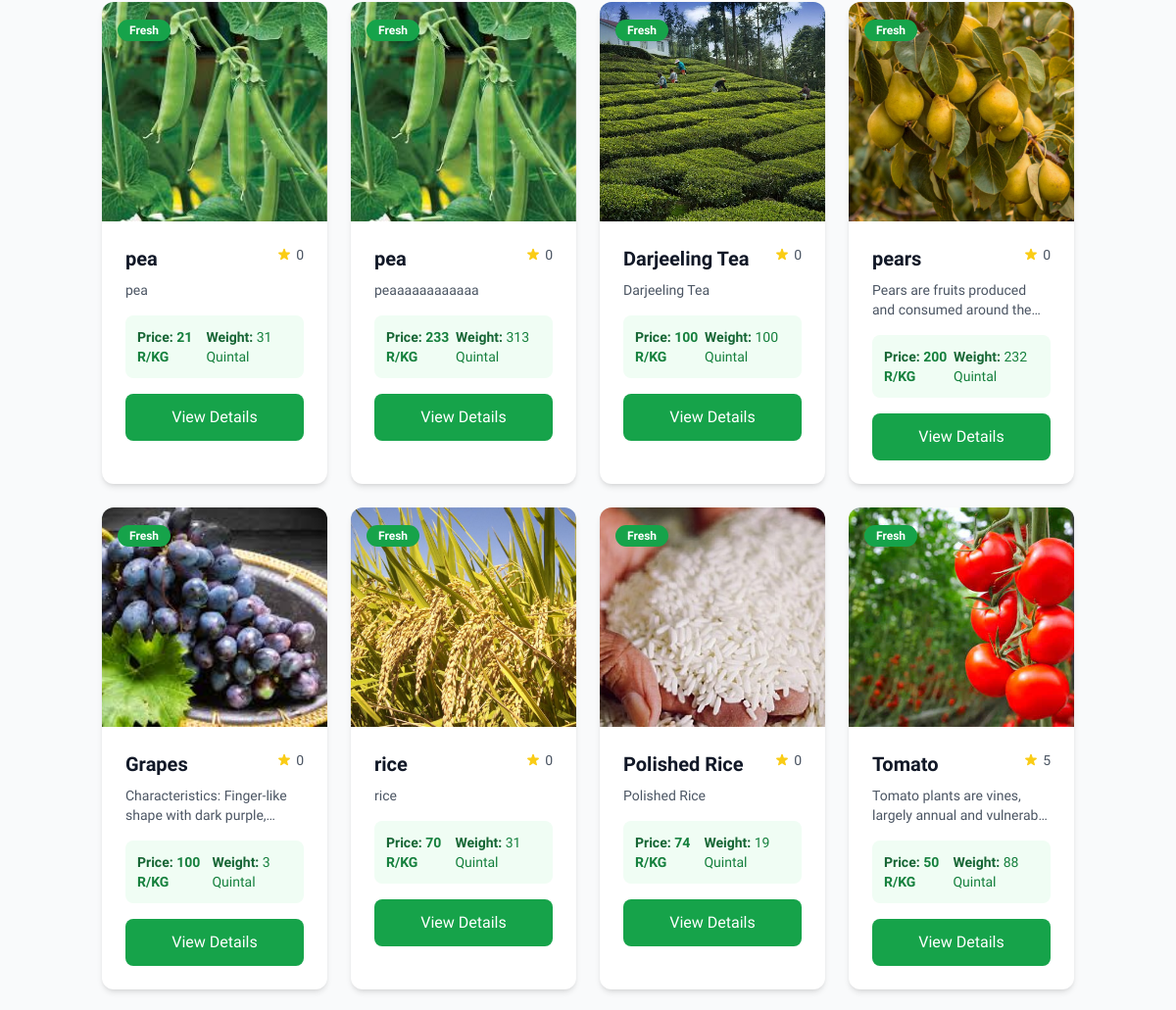
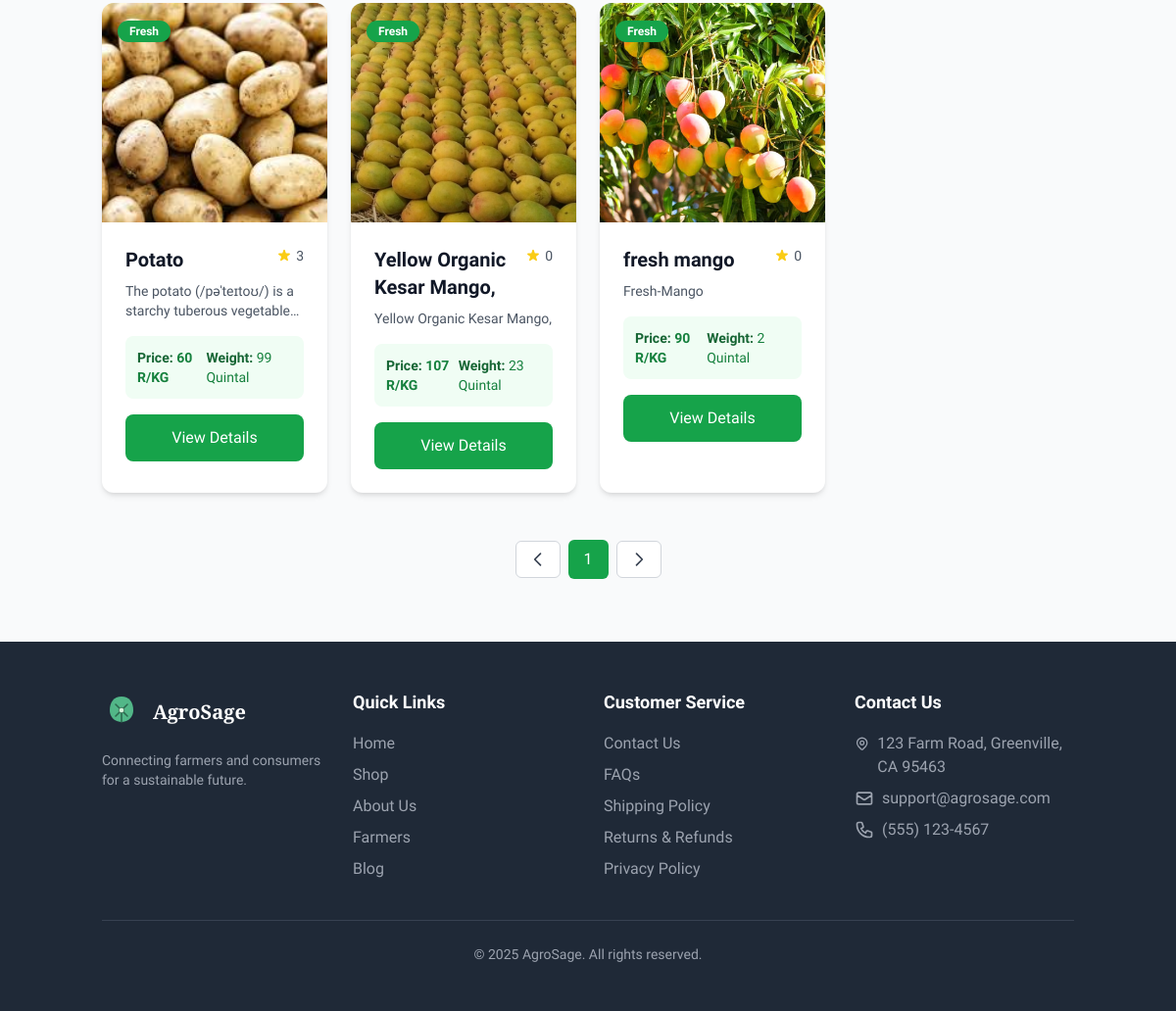
The page /market/ (signed in, lower part) on the database as committed earlier (2 pictures, top to bottom).
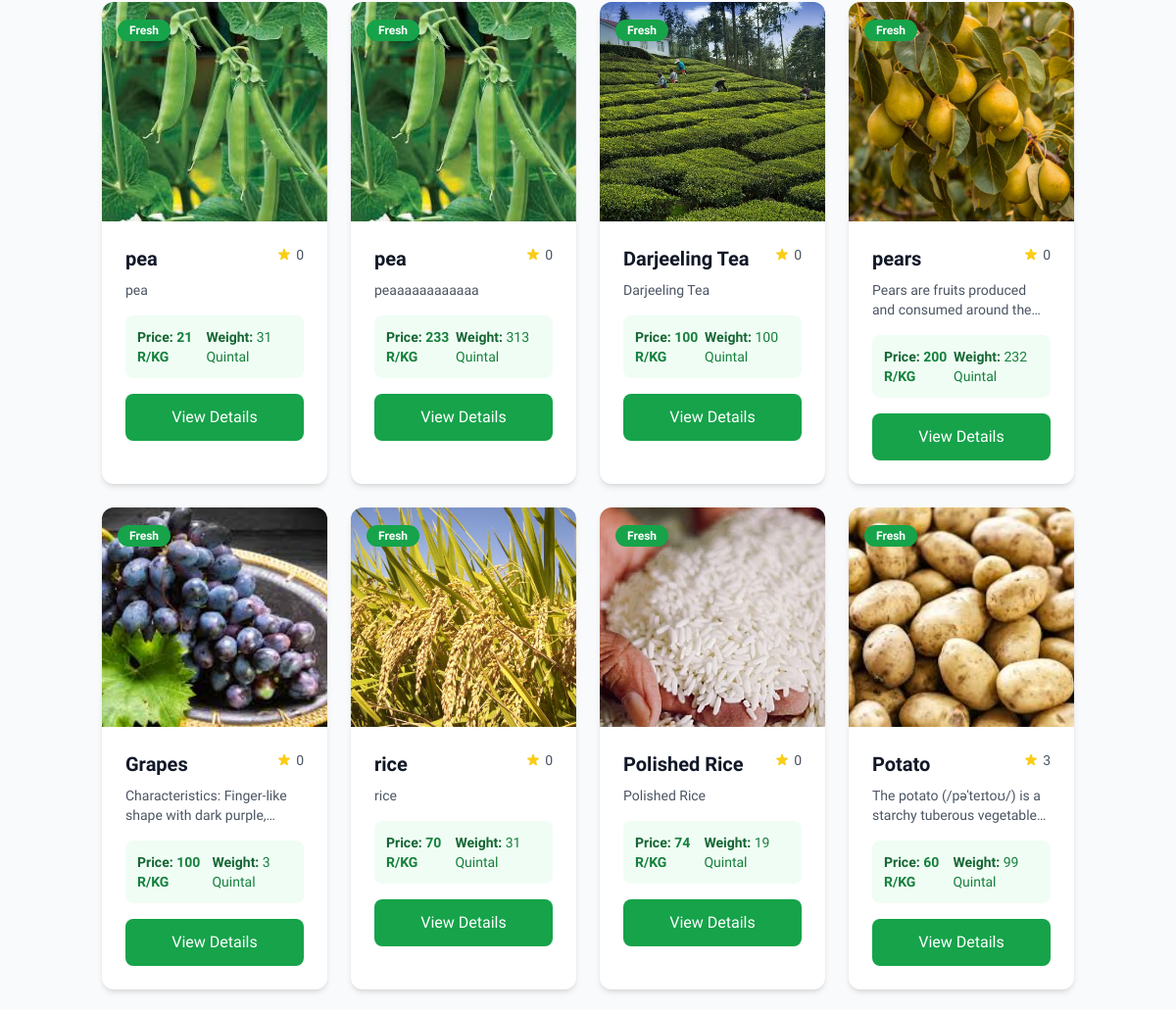
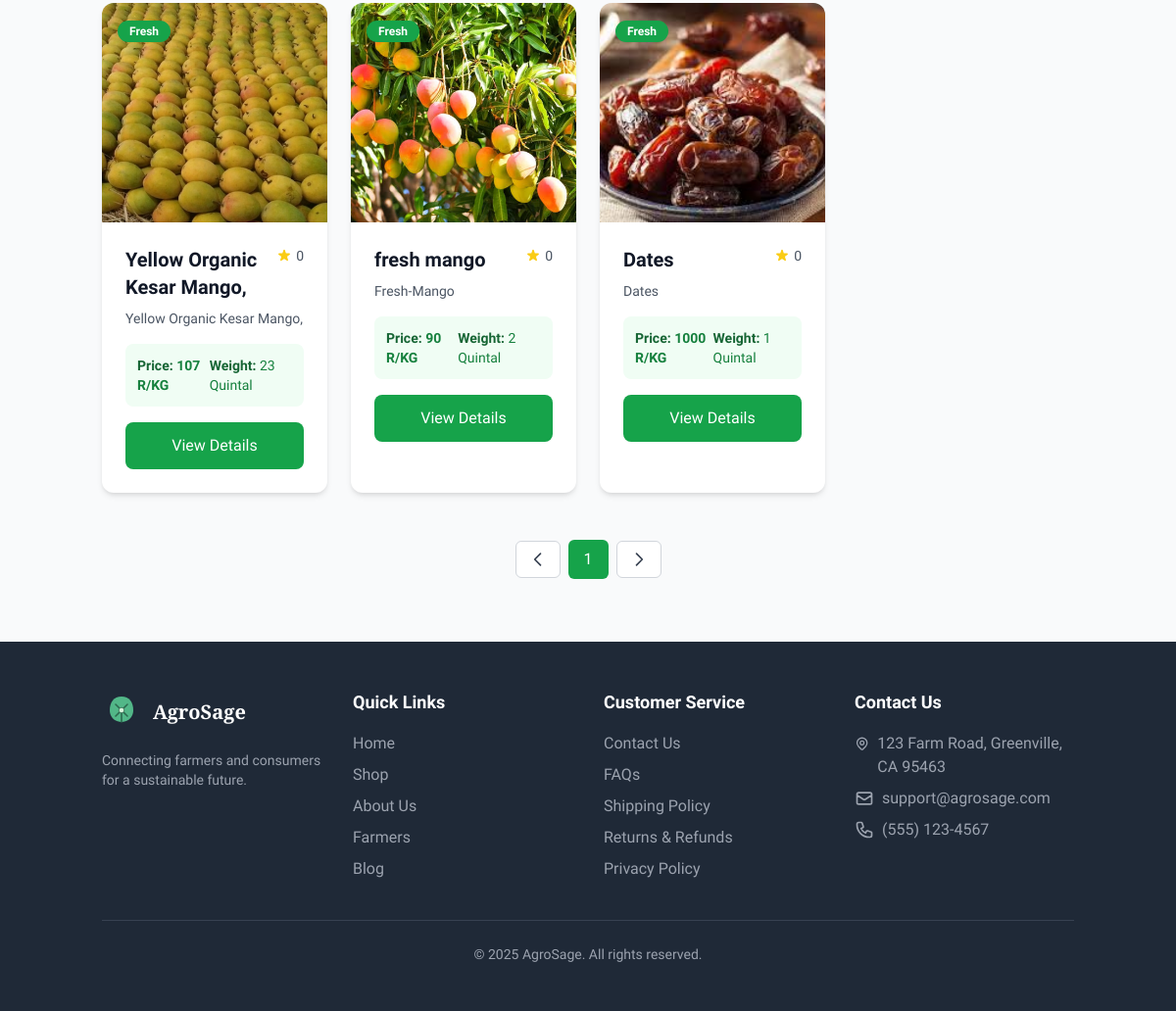
The same page on the database as committed later (2 pictures, top to bottom).
### home/models.py (models this page shows, shortened)
class MarketItems(models.Model):
    farmer = models.ForeignKey(User,on_delete=models.CASCADE)
    items_name = models.CharField(max_length=1000)
    items_description = models.TextField(max_length=1000)
    category = models.ForeignKey(Category,on_delete=models.CASCADE)   # e.g. “Fertilizer”, “Tool”
    item_price = models.IntegerField()
    item_image = models.ImageField(upload_to='market_items/')
    items_weight = models.IntegerField()
    min_weight = models.IntegerField(default=0)
    item_rating = models.IntegerField(default=0)
    location = models.CharField(max_length=300,default="Neelbad, Bhopal, Mp-42603")
    item_list_date = models.DateTimeField(auto_now_add=True)

### home/views.py (the view)
# urls.py: path("market/",views.market,name="market"),
@login_required
def market(request):
    user = request.user
    cart_items = Cart.objects.filter(user=request.user)
    total_count = cart_items.count()
    if user.is_authenticated:
        items = MarketItems.objects.all()
        context = {
            "market_items": items,
            "total_count" : total_count
        }
        return render(request, "marketplace/market.html", context)
    else:
        return redirect("login")  # replace "login" with your login URL name

### templates/marketplace/market.html (shortened to what this page needs)
{% load static %}
<!DOCTYPE html>
<html lang="en">
<head>
    <script src="https://cdn.tailwindcss.com"></script>
</head>
<body>
        <section class="py-16 bg-gray-50 " id="product">
            <div class="container mx-auto px-4">
                <div class="grid grid-cols-1 sm:grid-cols-2 md:grid-cols-3 lg:grid-cols-4 gap-6">
                    {% for item in market_items %}
                    <div class="product-card bg-white rounded-xl overflow-hidden shadow-md hover:shadow-xl transition-all duration-300 transform hover:-translate-y-1 group" data-product-id="{{item.id}}">
                        <div class="relative">
                            <div class="absolute top-4 left-4 z-10">
                                <span class="bg-green-600 text-white text-xs font-bold px-3 py-1 rounded-full">Fresh</span>
                            </div>
                            <div class="h-56 bg-gradient-to-br from-green-50 to-green-100 flex items-center justify-center overflow-hidden group-hover:scale-105 transition-transform duration-300">
                                {% if item.item_image %}
                                    <img src="{{ item.item_image.url }}" alt="{{ item.items_name }}" class="h-full w-full object-cover">
                                {% endif %}
                            </div>
                        </div>
                        <div class="p-6">
                            <div class="flex justify-between items-start mb-2">
                                <h3 class="text-xl font-semibold text-gray-900">{{ item.items_name }}</h3>
                                <div class="flex items-center">
                                    <span class="text-sm text-gray-600 ml-1">{{ item.item_rating }}</span>
                                </div>
                            </div>
                            <p class="text-gray-600 text-sm mb-4 line-clamp-2">{{ item.items_description }}</p>
                            <div class="flex justify-between items-center text-sm text-gray-800 mb-4 bg-green-50 p-3 rounded-lg">
                                <div>
                                    <span class="font-semibold text-green-800">Price:</span>
                                    <span class="text-green-700 font-bold">{{ item.item_price }} R/KG</span>
                                </div>
                                <div>
                                    <span class="font-semibold text-green-800">Weight:</span>
                                    <span class="text-green-700">{{ item.items_weight }} Quintal</span>
                                </div>
                            </div>
                            <div class="flex items-center gap-2" data-product-id="{{item.id}}">
                                <button class="view-product flex-1 bg-green-600 hover:bg-green-700 text-white font-medium py-3 px-4 rounded-lg transition flex items-center justify-center"
                                    onclick="window.location.href='{% url 'product_card' item.id %}'"
                                >
                                    View Details
                                </button>
                            </div>
                        </div>
                    </div>
                    {% endfor %}
                </div>
                <div class="mt-12 flex justify-center">
                    <nav class="flex items-center space-x-2">
                        <a href="#product" class="px-3 py-2 rounded-md bg-white border border-gray-300 text-gray-700 hover:bg-gray-50">
                            <svg class="w-5 h-5" fill="none" stroke="currentColor" viewBox="0 0 24 24">
                                <path stroke-linecap="round" stroke-linejoin="round" stroke-width="2" d="M15 19l-7-7 7-7"></path>
                            </svg>
                        </a>
                        <a href="#product" class="px-4 py-2 rounded-md bg-green-600 text-white font-medium">1</a>
                        <a href="#product" class="px-3 py-2 rounded-md bg-white border border-gray-300 text-gray-700 hover:bg-gray-50">
                            <svg class="w-5 h-5" fill="none" stroke="currentColor" viewBox="0 0 24 24">
                                <path stroke-linecap="round" stroke-linejoin="round" stroke-width="2" d="M9 5l7 7-7 7"></path>
                            </svg>
                        </a>
                    </nav>
                </div>
            </div>
        </section>
    <footer class="bg-gray-800 text-white py-12">
        <div class="container mx-auto px-4">
            <div class="grid grid-cols-1 md:grid-cols-4 gap-8">
                <div>
                    <div class="flex items-center mb-4">
                        <div class="mr-3">
                        <button onclick="window.location.href='{% url 'index' %}'">
                        </button>
                        </div>
                        <h3 class="text-xl font-bold heading">AgroSage</h3>
                    </div>
                    <p class="text-gray-400 text-sm mb-4">Connecting farmers and consumers for a sustainable future.</p>
                </div>
                <div>
                    <h4 class="text-lg font-semibold mb-4">Quick Links</h4>
                    <ul class="space-y-2">
                        <li><a href="#" class="text-gray-400 hover:text-white">Home</a></li>
                        <li><a href="#" class="text-gray-400 hover:text-white">Shop</a></li>
                        <li><a href="#" class="text-gray-400 hover:text-white">About Us</a></li>
                        <li><a href="#" class="text-gray-400 hover:text-white">Farmers</a></li>
                        <li><a href="#" class="text-gray-400 hover:text-white">Blog</a></li>
                    </ul>
                </div>
                <div>
                    <h4 class="text-lg font-semibold mb-4">Customer Service</h4>
                    <ul class="space-y-2">
                        <li><a href="#" class="text-gray-400 hover:text-white">Contact Us</a></li>
                        <li><a href="#" class="text-gray-400 hover:text-white">FAQs</a></li>
                        <li><a href="#" class="text-gray-400 hover:text-white">Shipping Policy</a></li>
                        <li><a href="#" class="text-gray-400 hover:text-white">Returns & Refunds</a></li>
                        <li><a href="#" class="text-gray-400 hover:text-white">Privacy Policy</a></li>
                    </ul>
                </div>
                <div>
                    <h4 class="text-lg font-semibold mb-4">Contact Us</h4>
                    <ul class="space-y-2">
                        <li class="flex items-start">
                            <span class="text-gray-400">123 Farm Road, Greenville, CA 95463</span>
                        </li>
                        <li class="flex items-start">
                            <svg xmlns="http://www.w3.org/2000/svg" class="h-5 w-5 mr-2 mt-0.5 text-gray-400" fill="none" viewBox="0 0 24 24" stroke="currentColor">
                                <path stroke-linecap="round" stroke-linejoin="round" stroke-width="2" d="M3 8l7.89 5.26a2 2 0 002.22 0L21 8M5 19h14a2 2 0 002-2V7a2 2 0 00-2-2H5a2 2 0 00-2 2v10a2 2 0 002 2z" />
                            </svg>
                            <span class="text-gray-400">support@agrosage.com</span>
                        </li>
                        <li class="flex items-start">
                            <span class="text-gray-400">(555) 123-4567</span>
                        </li>
                    </ul>
                </div>
            </div>
            <div class="border-t border-gray-700 mt-10 pt-6 text-center text-gray-400 text-sm">
                <p>&copy; 2025 AgroSage. All rights reserved.</p>
            </div>
        </div>
    </footer>
</body>
</html>

### templates/marketplace/market.html (style rules this page uses)
html { scroll-behavior: smooth; }
body { font-family: 'Raleway', sans-serif; background-color: #f7f5f0; }
.heading { font-family: 'Playfair Display', serif; }

Rows that differ between the two databases and show on the page:
removed MarketItems: item_image (picture), items_name "Tomato", item_rating "5", items_description "Tomato plants are vines, largely annual and…", item_price "50", items_weight "88"
added MarketItems: item_image (picture), items_name "Dates", item_rating "0", items_description "Dates", item_price "1000", items_weight "1"
